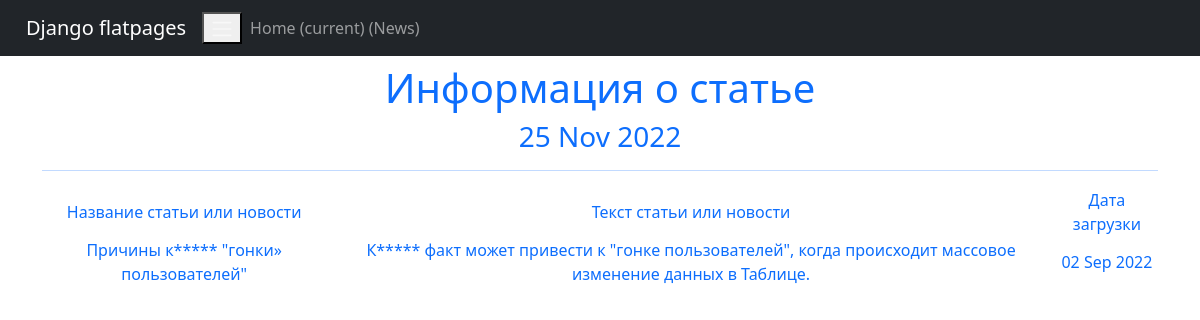
Screenshot of /news/1 with the database file from the repository.
### news/models.py (models this page shows, shortened)
class Post(models.Model):
    author = models.ForeignKey(Author, on_delete=models.CASCADE)
    NEWS = 'NW'
    ARTICLE = 'AR'
    CATEGORY_CHOICES = (
        (NEWS, 'НОВОСТЬ'),
        (ARTICLE, 'СТАТЬЯ')
    )
    categoryType = models.CharField(max_length=2, choices=CATEGORY_CHOICES, default=ARTICLE)
    dateCreation = models.DateTimeField(auto_now_add=True)
    postCategory = models.ManyToManyField(Category, through='PostCategory')
    title = models.CharField(max_length=128)
    text = models.TextField()
    rating = models.SmallIntegerField(default=0)

### news/views.py (the view)
# urls.py: path('<int:pk>', PostDetail.as_view()),
class PostDetail(DetailView):
    model = Post
    template_name = 'post_1.html'
    context_object_name = 'post'
    def get_context_data(self, **kwargs):
        context = super().get_context_data(**kwargs)
        context['time_now'] = datetime.utcnow()
        return context

### news/templatetags/custom_filters.py (called while the page is built)
@register.filter()
def censor(value):
    bad_words = ['прикольный', 'клевый', 'крутой']
    if not isinstance(value, str):
        raise TypeError(f"unresolved type '{type(value)}' expected  type 'str'")
    for word in value.split():
        if word.lower() in bad_words:
            value = value.replace(word, f"{word[0]}{'*' * (len(word) - 1)}")
    return value

### templates/post_1.html (shortened to what this page needs)
{% extends 'flatpages/default.html' %}
{% load custom_filters %}
{% block content %}
  <h1>Информация о статье</h1>
   <h3>{{ time_now|date:'d M Y' }}</h3>
<hr>
       <table>
           <tr>
               <td>Название статьи или новости</td>
               <td>Текст статьи или новости</td>
               <td>Дата загрузки</td>
           <tr>
               <td>{{ post.title|censor }}</td>
               <td>{{ post.text |censor }}</td>
               <td>{{ post.dateCreation|date:'d M Y ' }}</td>
       </table>
{% endblock content %}

### rows the page displays
Post: title|censor "Причины к***** \"гонки» пользователей\"", text|censor "К***** факт может привести к \"гонке пользователей\", когда происходит массовое изменение данных в Таблице.", dateCreation "02 Sep 2022"

### other values shown
{{ time_now|date:'d M Y' }} "25 Nov 2022"
